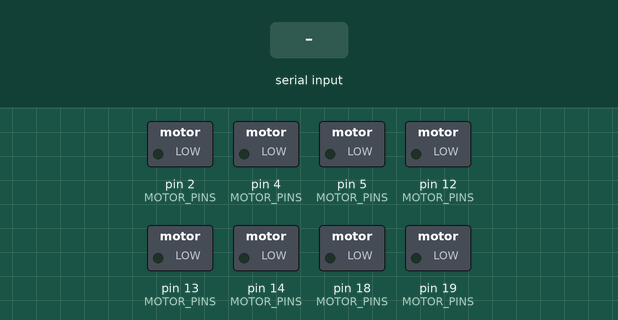
This sketch was run on a simulated Arduino Uno, built with avr-gcc and run on an emulated ATmega328P. Parts: switched loads named in the sketch (green lamp = pin HIGH). Inputs (shaded band) come from the test bench.

Above: at 1.2 s.
1.3 s: "1\n" received over Serial
At 1.74 s:
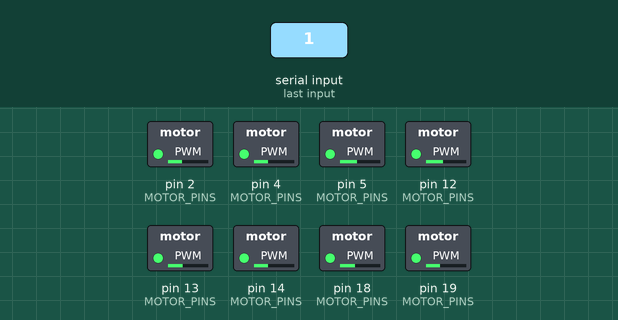
At 12.23 s:
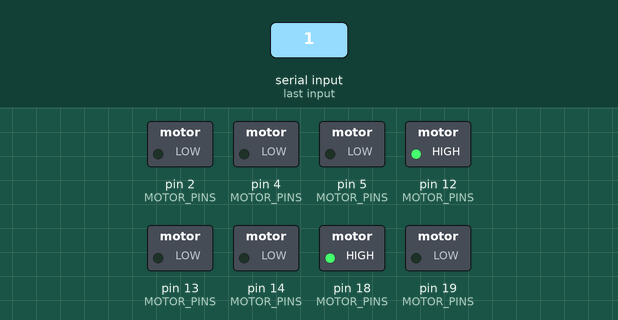
Timing chart, 0 to 12.3 s (numbered marks = the images above; inputs shaded):
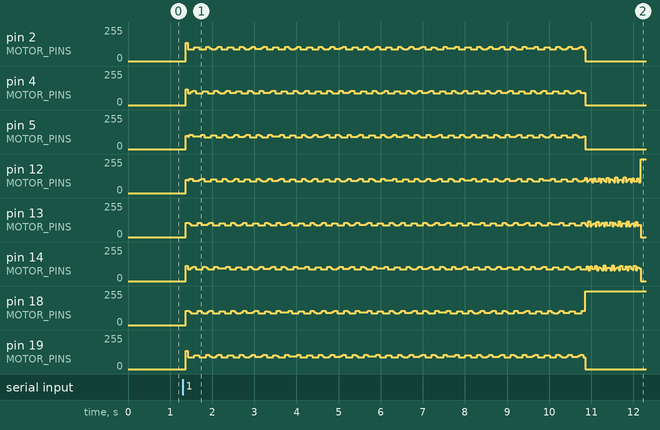

The sketch:

Braille_hardware.ino
```cpp
#include <Arduino.h>

constexpr uint8_t MOTOR_COUNT = 4;
constexpr uint16_t STEPS_PER_TURN = 4096;
constexpr uint16_t HALF_TURN_STEPS = STEPS_PER_TURN / 2;
constexpr uint8_t STEP_DELAY_MS = 2;
constexpr unsigned long CHUNK_HOLD_MS = 5000;
constexpr float REST_ANGLE = 239.75;

const uint8_t MOTOR_PINS[MOTOR_COUNT][4] = {
  {13, 12, 14, 27},
  {26, 25, 33, 32},
  {23, 22, 21, 19},
  {18, 5, 4, 2}
};

const uint8_t HALF_STEP_SEQUENCE[8][4] = {
  {1, 0, 0, 0},
  {1, 1, 0, 0},
  {0, 1, 0, 0},
  {0, 1, 1, 0},
  {0, 0, 1, 0},
  {0, 0, 1, 1},
  {0, 0, 0, 1},
  {1, 0, 0, 1}
};

struct CharacterAngle {
  char value;
  float angle;
};

const CharacterAngle CHARACTER_ANGLES[] = {
  {' ', REST_ANGLE},
  {'9', 338.75}, {'8', 333.25}, {'7', 327.75}, {'6', 322.25},
  {'5', 316.75}, {'4', 311.25}, {'3', 305.75}, {'2', 300.25},
  {'1', 294.75}, {'0', 289.25}, {'#', 283.75}, {'^', 278.25},
  {'?', 272.75}, {'.', 267.25}, {'-', 261.75}, {',', 256.25},
  {'\'', 250.75}, {'!', 245.25},
  {'z', 234.75}, {'y', 229.00}, {'x', 223.50}, {'w', 218.25},
  {'v', 212.50}, {'u', 207.50}, {'t', 201.63}, {'s', 195.88},
  {'r', 191.13}, {'q', 185.38}, {'p', 180.00}, {'o', 174.63},
  {'n', 168.88}, {'m', 164.13}, {'l', 158.38}, {'k', 152.50},
  {'j', 147.50}, {'i', 141.75}, {'h', 136.50}, {'g', 131.00},
  {'f', 125.25}, {'e', 120.25}, {'d', 114.25}, {'c', 108.50},
  {'b', 103.50}, {'a', 98.00}
};

long motorStepPosition[MOTOR_COUNT];
uint8_t motorPhase[MOTOR_COUNT] = {0, 0, 0, 0};

long stepsFromAngle(float angle) {
  return round((angle / 360.0) * STEPS_PER_TURN);
}

long wrapSteps(long steps) {
  steps %= STEPS_PER_TURN;
  return steps < 0 ? steps + STEPS_PER_TURN : steps;
}

long shortestDelta(long current, long target) {
  long delta = target - current;
  if (delta > HALF_TURN_STEPS) {
    delta -= STEPS_PER_TURN;
  } else if (delta < -HALF_TURN_STEPS) {
    delta += STEPS_PER_TURN;
  }
  return delta;
}

void driveCoils(uint8_t motor, uint8_t phase) {
  for (uint8_t pinIndex = 0; pinIndex < 4; pinIndex++) {
    digitalWrite(MOTOR_PINS[motor][pinIndex], HALF_STEP_SEQUENCE[phase][pinIndex]);
  }
}

void releaseMotor(uint8_t motor) {
  for (uint8_t pinIndex = 0; pinIndex < 4; pinIndex++) {
    digitalWrite(MOTOR_PINS[motor][pinIndex], LOW);
  }
}

void releaseAllMotors() {
  for (uint8_t motor = 0; motor < MOTOR_COUNT; motor++) {
    releaseMotor(motor);
  }
}

void stepMotor(uint8_t motor, int8_t direction) {
  motorPhase[motor] = (motorPhase[motor] + direction + 8) % 8;
  driveCoils(motor, motorPhase[motor]);
  motorStepPosition[motor] = wrapSteps(motorStepPosition[motor] + direction);
}

float angleForCharacter(char rawCharacter) {
  char value = tolower(rawCharacter);
  for (const CharacterAngle &entry : CHARACTER_ANGLES) {
    if (entry.value == value) {
      return entry.angle;
    }
  }
  return REST_ANGLE;
}

void moveMotorsTogether(const float targetAngles[MOTOR_COUNT]) {
  long remaining[MOTOR_COUNT];
  int8_t direction[MOTOR_COUNT];

  for (uint8_t motor = 0; motor < MOTOR_COUNT; motor++) {
    long targetSteps = wrapSteps(stepsFromAngle(targetAngles[motor]));
    motorStepPosition[motor] = wrapSteps(motorStepPosition[motor]);

    long delta = shortestDelta(motorStepPosition[motor], targetSteps);
    direction[motor] = delta >= 0 ? 1 : -1;
    remaining[motor] = abs(delta);
  }

  bool anyMoving = true;
  while (anyMoving) {
    anyMoving = false;

    for (uint8_t motor = 0; motor < MOTOR_COUNT; motor++) {
      if (remaining[motor] > 0) {
        stepMotor(motor, direction[motor]);
        remaining[motor]--;
        anyMoving = true;
      }
    }

    if (anyMoving) {
      delay(STEP_DELAY_MS);
    }
  }

  for (uint8_t motor = 0; motor < MOTOR_COUNT; motor++) {
    motorStepPosition[motor] = wrapSteps(stepsFromAngle(targetAngles[motor]));
  }
}

void showFourCharacters(const String &chunk) {
  float targets[MOTOR_COUNT] = {
    angleForCharacter(chunk[0]),
    angleForCharacter(chunk[1]),
    angleForCharacter(chunk[2]),
    angleForCharacter(chunk[3])
  };

  moveMotorsTogether(targets);
}

String normalizeChunk(String chunk) {
  chunk.toLowerCase();
  chunk.replace("\r", "");

  while (chunk.length() < MOTOR_COUNT) {
    chunk += ' ';
  }

  if (chunk.length() > MOTOR_COUNT) {
    chunk = chunk.substring(0, MOTOR_COUNT);
  }

  return chunk;
}

void setup() {
  for (uint8_t motor = 0; motor < MOTOR_COUNT; motor++) {
    for (uint8_t pinIndex = 0; pinIndex < 4; pinIndex++) {
      pinMode(MOTOR_PINS[motor][pinIndex], OUTPUT);
    }
    motorStepPosition[motor] = stepsFromAngle(REST_ANGLE);
    motorPhase[motor] = 0;
    releaseMotor(motor);
  }

  Serial.begin(115200);
  Serial.setTimeout(50);
}

void loop() {
  if (Serial.available() <= 0) {
    return;
  }

  String chunk = normalizeChunk(Serial.readStringUntil('\n'));
  showFourCharacters(chunk);
  delay(CHUNK_HOLD_MS);
  releaseAllMotors();
}
```
